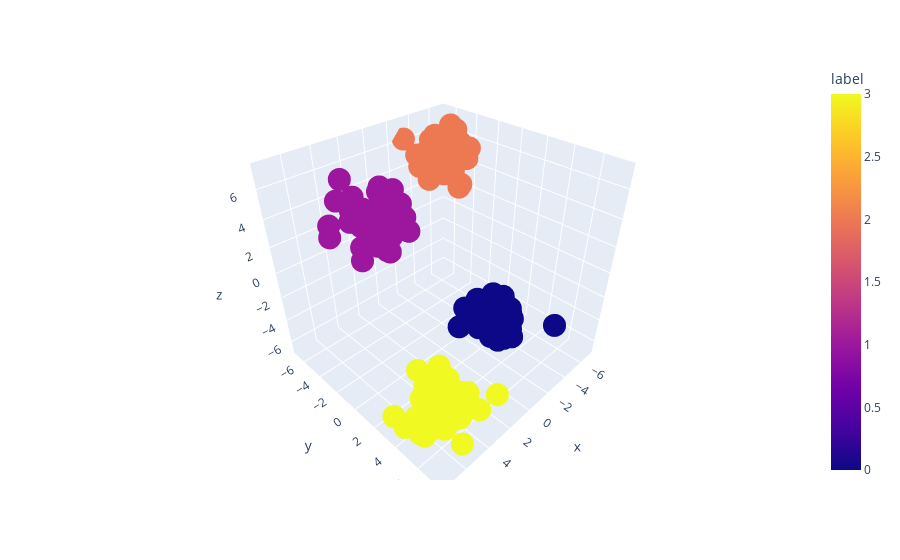

Source (notebook cell):
### Code cell
fig = px.scatter_3d(data_frame=df,x='x',y='y',z='z',color='label')
fig.show()

### Figure 1 — Plotly figure (JSON) as saved in the notebook; plotly's stock layout.template omitted (floating-point values rounded to 4 significant figures; data arrays with more than 128 entries replaced by an {"elided": "..."} marker saying what was removed)
{"data": [{"hovertemplate": "x=%{x}<br>y=%{y}<br>z=%{z}<br>label=%{marker.color}<extra></extra>", "legendgroup": "", "marker": {"color": {"elided": "200 int values"}, "coloraxis": "coloraxis", "symbol": "circle"}, "mode": "markers", "name": "", "scene": "scene", "showlegend": false, "type": "scatter3d", "x": {"elided": "200 float values"}, "y": {"elided": "200 float values"}, "z": {"elided": "200 float values"}}], "layout": {"coloraxis": {"colorbar": {"title": {"text": "label"}}, "colorscale": [[0, "#0d0887"], [0.1111, "#46039f"], [0.2222, "#7201a8"], [0.3333, "#9c179e"], [0.4444, "#bd3786"], [0.5556, "#d8576b"], [0.6667, "#ed7953"], [0.7778, "#fb9f3a"], [0.8889, "#fdca26"], [1, "#f0f921"]]}, "legend": {"tracegroupgap": 0}, "margin": {"t": 60}, "scene": {"domain": {"x": [0, 1], "y": [0, 1]}, "xaxis": {"title": {"text": "x"}}, "yaxis": {"title": {"text": "y"}}, "zaxis": {"title": {"text": "z"}}}}}
